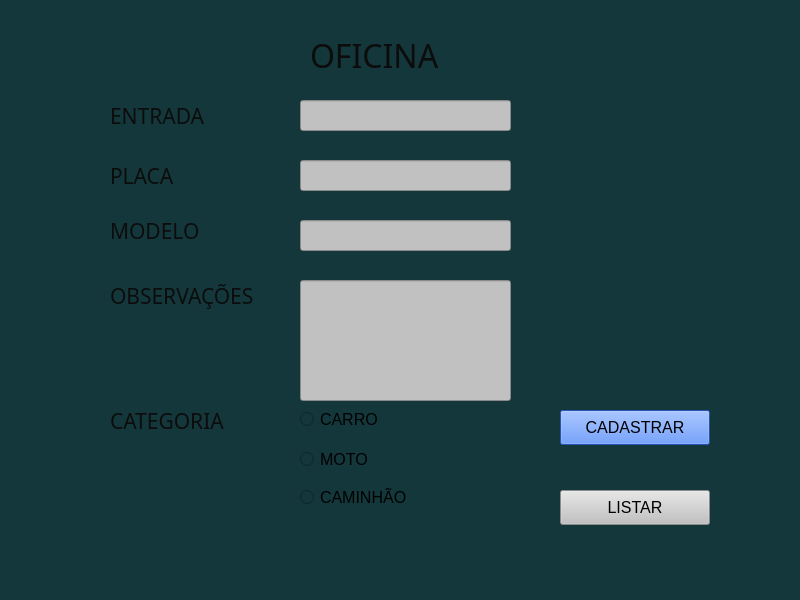
<?xml version="1.0" encoding="UTF-8"?>
<ui version="4.0">
 <class>MainWindow</class>
 <widget class="QMainWindow" name="MainWindow">
  <property name="geometry">
   <rect>
    <x>0</x>
    <y>0</y>
    <width>800</width>
    <height>600</height>
   </rect>
  </property>
  <property name="font">
   <font>
    <pointsize>24</pointsize>
   </font>
  </property>
  <property name="windowTitle">
   <string>MainWindow</string>
  </property>
  <property name="styleSheet">
   <string notr="true">background-color: rgb(19, 55, 59);</string>
  </property>
  <widget class="QWidget" name="centralwidget">
   <widget class="QLabel" name="label">
    <property name="geometry">
     <rect>
      <x>310</x>
      <y>30</y>
      <width>151</width>
      <height>51</height>
     </rect>
    </property>
    <property name="font">
     <font>
      <family>Gadugi</family>
      <pointsize>24</pointsize>
     </font>
    </property>
    <property name="styleSheet">
     <string notr="true">color: rgb(12, 12, 12);</string>
    </property>
    <property name="text">
     <string>OFICINA</string>
    </property>
   </widget>
   <widget class="QLabel" name="label_2">
    <property name="geometry">
     <rect>
      <x>110</x>
      <y>165</y>
      <width>71</width>
      <height>21</height>
     </rect>
    </property>
    <property name="font">
     <font>
      <family>Gadugi</family>
      <pointsize>16</pointsize>
     </font>
    </property>
    <property name="styleSheet">
     <string notr="true">color: rgb(12, 12, 12);</string>
    </property>
    <property name="text">
     <string>PLACA</string>
    </property>
   </widget>
   <widget class="QLabel" name="label_3">
    <property name="geometry">
     <rect>
      <x>110</x>
      <y>220</y>
      <width>101</width>
      <height>21</height>
     </rect>
    </property>
    <property name="font">
     <font>
      <family>Gadugi</family>
      <pointsize>16</pointsize>
     </font>
    </property>
    <property name="styleSheet">
     <string notr="true">color: rgb(12, 12, 12);</string>
    </property>
    <property name="text">
     <string>MODELO</string>
    </property>
   </widget>
   <widget class="QLabel" name="label_4">
    <property name="geometry">
     <rect>
      <x>110</x>
      <y>280</y>
      <width>161</width>
      <height>31</height>
     </rect>
    </property>
    <property name="font">
     <font>
      <family>Gadugi</family>
      <pointsize>16</pointsize>
     </font>
    </property>
    <property name="styleSheet">
     <string notr="true">color: rgb(12, 12, 12);</string>
    </property>
    <property name="text">
     <string>OBSERVAÇÕES</string>
    </property>
   </widget>
   <widget class="QLineEdit" name="placa">
    <property name="geometry">
     <rect>
      <x>300</x>
      <y>160</y>
      <width>211</width>
      <height>31</height>
     </rect>
    </property>
    <property name="styleSheet">
     <string notr="true">background-color: rgb(193, 193, 193);</string>
    </property>
   </widget>
   <widget class="QLineEdit" name="modelo">
    <property name="geometry">
     <rect>
      <x>300</x>
      <y>220</y>
      <width>211</width>
      <height>31</height>
     </rect>
    </property>
    <property name="styleSheet">
     <string notr="true">background-color: rgb(193, 193, 193);</string>
    </property>
   </widget>
   <widget class="QLineEdit" name="observacao">
    <property name="geometry">
     <rect>
      <x>300</x>
      <y>280</y>
      <width>211</width>
      <height>121</height>
     </rect>
    </property>
    <property name="styleSheet">
     <string notr="true">background-color: rgb(193, 193, 193);</string>
    </property>
   </widget>
   <widget class="QRadioButton" name="carro">
    <property name="geometry">
     <rect>
      <x>300</x>
      <y>410</y>
      <width>90</width>
      <height>18</height>
     </rect>
    </property>
    <property name="font">
     <font>
      <pointsize>12</pointsize>
     </font>
    </property>
    <property name="text">
     <string>CARRO</string>
    </property>
   </widget>
   <widget class="QRadioButton" name="moto">
    <property name="geometry">
     <rect>
      <x>300</x>
      <y>450</y>
      <width>90</width>
      <height>18</height>
     </rect>
    </property>
    <property name="font">
     <font>
      <pointsize>12</pointsize>
     </font>
    </property>
    <property name="text">
     <string>MOTO</string>
    </property>
   </widget>
   <widget class="QRadioButton" name="caminhao">
    <property name="geometry">
     <rect>
      <x>300</x>
      <y>487</y>
      <width>111</width>
      <height>21</height>
     </rect>
    </property>
    <property name="font">
     <font>
      <pointsize>12</pointsize>
     </font>
    </property>
    <property name="text">
     <string>CAMINHÃO</string>
    </property>
   </widget>
   <widget class="QLabel" name="label_5">
    <property name="geometry">
     <rect>
      <x>110</x>
      <y>410</y>
      <width>131</width>
      <height>21</height>
     </rect>
    </property>
    <property name="font">
     <font>
      <family>Gadugi</family>
      <pointsize>16</pointsize>
     </font>
    </property>
    <property name="styleSheet">
     <string notr="true">color: rgb(12, 12, 12);</string>
    </property>
    <property name="text">
     <string>CATEGORIA</string>
    </property>
   </widget>
   <widget class="QPushButton" name="cadastrar">
    <property name="geometry">
     <rect>
      <x>560</x>
      <y>410</y>
      <width>150</width>
      <height>35</height>
     </rect>
    </property>
    <property name="font">
     <font>
      <pointsize>12</pointsize>
     </font>
    </property>
    <property name="styleSheet">
     <string notr="true">background-color: rgb(193, 193, 193);
background-color: rgb(53, 117, 255);</string>
    </property>
    <property name="text">
     <string>CADASTRAR</string>
    </property>
   </widget>
   <widget class="QPushButton" name="listar">
    <property name="geometry">
     <rect>
      <x>560</x>
      <y>490</y>
      <width>150</width>
      <height>35</height>
     </rect>
    </property>
    <property name="font">
     <font>
      <pointsize>12</pointsize>
     </font>
    </property>
    <property name="styleSheet">
     <string notr="true">background-color: rgb(193, 193, 193);</string>
    </property>
    <property name="text">
     <string>LISTAR</string>
    </property>
   </widget>
   <widget class="QLabel" name="label_6">
    <property name="geometry">
     <rect>
      <x>110</x>
      <y>105</y>
      <width>111</width>
      <height>21</height>
     </rect>
    </property>
    <property name="font">
     <font>
      <family>Gadugi</family>
      <pointsize>16</pointsize>
     </font>
    </property>
    <property name="styleSheet">
     <string notr="true">color: rgb(12, 12, 12);</string>
    </property>
    <property name="text">
     <string>ENTRADA</string>
    </property>
   </widget>
   <widget class="QLineEdit" name="entrada">
    <property name="geometry">
     <rect>
      <x>300</x>
      <y>100</y>
      <width>211</width>
      <height>31</height>
     </rect>
    </property>
    <property name="styleSheet">
     <string notr="true">background-color: rgb(193, 193, 193);</string>
    </property>
   </widget>
  </widget>
  <widget class="QMenuBar" name="menubar">
   <property name="geometry">
    <rect>
     <x>0</x>
     <y>0</y>
     <width>800</width>
     <height>23</height>
    </rect>
   </property>
  </widget>
  <widget class="QStatusBar" name="statusbar"/>
 </widget>
 <resources/>
 <connections/>
</ui>
